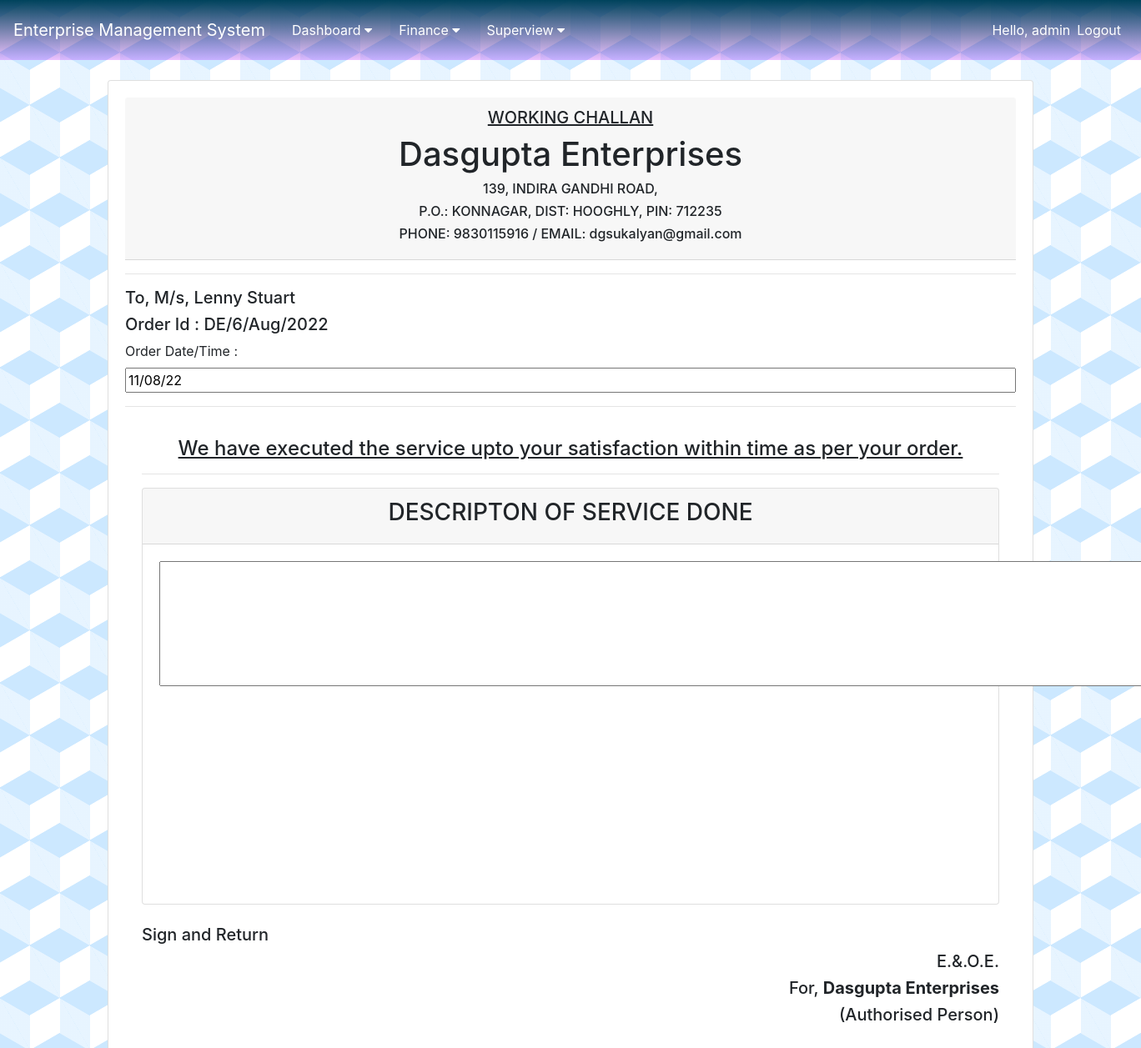
/order/6/ (signed in), run on the app's committed database.
### order/models.py (models this page shows, shortened)
class Order(models.Model):
    STATUS = (
        ('Pending', 'Pending'),
        ('Paid', 'Paid'),
    )
    CSR_value = (
        (True, 'Paid'),
        (False, 'Not Paid'),
    )
    MONTH = (
        ('JANUARY', 'JANUARY'),
        ('FEBRUARY', 'FEBRUARY'),
        ('MARCH', 'MARCH'),
        ('APRIL', 'APRIL'),
        ('MAY', 'MAY'),
        ('JUNE', 'JUNE'),
        ('JULY', 'JULY'),
        ('AUGUST', 'AUGUST'),
        ('SEPTEMBER', 'SEPTEMBER'),
        ('OCTOBER', 'OCTOBER'),
        ('NOVEMBER', 'NOVEMBER'),
        ('DECEMBER', 'DECEMBER'),
    )
    COLOUR_CODE = (
        ('#ffffff', 'None'),
        ('#ffc7c7', 'RED'),
        ('#99ffcc', 'GREEN'),
        ('#ffff99', 'YELLOW'),
    )
    order_id = models.CharField(max_length=120, null=True, blank=True)
    uid = models.CharField(max_length=4, null=True, blank=True)
    client = models.ForeignKey(Client, null=True, on_delete=models.CASCADE)
    colour_code = models.CharField(max_length=20, default='None', choices=COLOUR_CODE)
    company = models.ForeignKey(Company, null=True, on_delete=models.CASCADE)
    sub_client = models.ForeignKey(Sub_Client, null=True, on_delete=models.CASCADE)
    work_order_number = models.CharField(max_length=120, null=True, blank=True)
    service_1 = models.ForeignKey(Service, null=True, blank=True, on_delete=models.CASCADE, related_name='service_1')
    price_1 = models.DecimalField(default=0.00, max_digits=10, decimal_places=2)
    area_1 = models.DecimalField(default=0.00, max_digits=10, decimal_places=2)
    rate_1 = models.DecimalField(default=0.00, max_digits=10, decimal_places=2)
    service_2 = models.ForeignKey(Service, null=True, blank=True, on_delete=models.CASCADE, related_name='service_2')
    price_2 = models.DecimalField(default=0.00, max_digits=10, decimal_places=2)
    area_2 = models.DecimalField(default=0.00, max_digits=10, decimal_places=2)
    rate_2 = models.DecimalField(default=0.00, max_digits=10, decimal_places=2)
    service_3 = models.ForeignKey(Service, null=True, blank=True, on_delete=models.CASCADE, related_name='service_3')
    price_3 = models.DecimalField(default=0.00, max_digits=10, decimal_places=2)
    area_3 = models.DecimalField(default=0.00, max_digits=10, decimal_places=2)
    rate_3 = models.DecimalField(default=0.00, max_digits=10, decimal_places=2)
    service_4 = models.ForeignKey(Service, null=True, blank=True, on_delete=models.CASCADE, related_name='service_4')
    price_4 = models.DecimalField(default=0.00, max_digits=10, decimal_places=2)
    area_4 = models.DecimalField(default=0.00, max_digits=10, decimal_places=2)
    rate_4 = models.DecimalField(default=0.00, max_digits=10, decimal_places=2)
    upload_document = models.FileField(upload_to="document_uploaded/", blank=True)
    work_order_period = models.CharField(max_length=100, null=True, blank=True)
    invoice_for_month = models.CharField(max_length=100, default='JAN', choices=MONTH)
    date = models.CharField(max_length=20, default=datetime.datetime.now().strftime('%d/%m/%y'), null=True)
    frequency = models.CharField(max_length=100, null=True, blank=True)
    payment = models.CharField(max_length=100, default='Pending', choices=STATUS)
    payment_details = models.CharField(max_length=100, null=True, blank=True)
    payment_date = models.DateField(blank=True, null=True)
    bank_transfer = models.BooleanField(default=False)
    CSR = models.IntegerField(default=0)
    csr_status = models.BooleanField(default=False, choices=CSR_value)
    total = models.DecimalField(default=0.00, max_digits=10, decimal_places=2)
    challan_text = models.TextField(max_length=200, null=True, blank=True)
    remark = models.TextField(max_length=200, null=True, blank=True)
    serial_no = models.IntegerField(default=0)
    timestamp = models.DateTimeField(auto_now_add=True, null=True)

### company/models.py (models this page shows, shortened)
class Company(models.Model):
    name = models.CharField(max_length=100, null=True)
    timestamp = models.DateTimeField(auto_now_add=True, null=True)

### client/models.py (models this page shows, shortened)
class Sub_Client(models.Model):
    client = models.ForeignKey(Client, null=True, on_delete=models.CASCADE)
    name = models.CharField(max_length=100, null=True)
    phone = models.CharField(max_length=20, null=True)
    email = models.EmailField()
    address = models.TextField(max_length=200, null=True)
    work_order_number = models.CharField(max_length=120, null=True, blank=True)
    upload_document = models.FileField(upload_to="document_uploaded/", blank=True)
    work_order_period = models.CharField(max_length=100, null=True)
    frequency = models.CharField(max_length=100, null=True)
    CSR = models.IntegerField(default=0)
    timestamp = models.DateTimeField(auto_now_add=True, null=True)

### order/views.py (the view)
# urls.py: path('<int:pk>/', views.view_order, name='view_order'),
@login_required(login_url='login')
def view_order(request, pk):
    order_obj = Order.objects.get(id=pk)
    context = {
        'order_obj': order_obj,
    }
    return render(request, 'view_order.html', context)

### templates/view_order.html
{% extends 'base.html' %}
{% block content %}
<br>
<div class="container">
    <div class="row">
        <div class="col-md">
            <div class="card card-body">
                <div class="card-header text-center">
                    <h5><u>WORKING CHALLAN</u></h5>
                    <h1>{{ order_obj.company.name }}</h1>
                    {% if order_obj.company.name == "Dasgupta Enterprises" %}
                        <h6>139, INDIRA GANDHI ROAD,</h6>
                        <h6>P.O.: KONNAGAR, DIST: HOOGHLY, PIN: 712235</h6>
                        <h6>PHONE: 9830115916 / EMAIL: dgsukalyan@gmail.com</h6>
                    {% else %}
                        <h6>7K/24, B.R. Mitra Lane, Vaishaly Housing Complex,</h6>
                        <h6>Ground Floor, P.O.: KONNAGAR, DIST: HOOGHLY, PIN: 712235</h6>
                        <h6>PHONE: 9830115916 / EMAIL: dgsukalyan@gmail.com</h6>
                    {% endif %}
                </div>
                <hr>
                <h5>To, M/s, {{ order_obj.sub_client.name }}</h5>
                <h5>Order Id : {{ order_obj.order_id }}</h5>
                <label for="date">Order Date/Time :</label>
                <input type="text" id="date" name="date" value="{{ order_obj.date }}">
                <hr>
                <div class="card-body text-center">
                    <h4><u>We have executed the service upto your satisfaction within time as per your order.</u></h4>
                    <hr>
                    <div class="card" style="height: 500px;">
                        <div class="card-header">
                            <h3>DESCRIPTON OF SERVICE DONE</h3>
                        </div>
                        <div class="card-body">
                            <textarea id="w3review" name="w3review" rows="4" cols="80" style="font-size: x-large;">{{ order_obj.challan_text }}
                            </textarea>
                        </div>
                    </div>
                    <br>
                    <h5 style="text-align: left;">Sign and Return</h5>
                    <h5 style="text-align: right;">E.&.O.E.</h5>
                    <h5 style="text-align: right;">For, <b>{{ order_obj.company.name }}</b></h5>
                    <h5 style="text-align: right;">(Authorised Person)</h5>
                    <br>
                    <br>
                </div>
            </div>
        </div>
    </div>
</div>
{% endblock%}

### templates/navbar.html (shortened to what this page needs)
<nav class="navbar navbar-expand-lg navbar-dark" style="background: linear-gradient(#00435c, #b400ff3d);">
  <a class="navbar-brand" href="{% url 'home' %}">Enterprise Management System</a>
  <div class="collapse navbar-collapse" id="navbarNav">
    <ul class="navbar-nav mr-auto">
      <div class="dropdown">
        <button class="dropbtn">Dashboard
          <i class="fa fa-caret-down"></i>
        </button>
      </div>
      {% if request.user.is_superuser %}
      <div class="dropdown">
        <button class="dropbtn">Finance
          <i class="fa fa-caret-down"></i>
        </button>
      </div>
      {% endif %}
      <div class="dropdown">
        <button class="dropbtn">Superview
          <i class="fa fa-caret-down"></i>
        </button>
      </div>
    </ul>
    <ul class="navbar-nav ml-auto">
      {% if request.user.is_authenticated %}
        <li class="nav-item">
          <span class="navbar-text" style="color: white;">Hello, {{ request.user }}</span>
        </li>
        <li class="nav-item">
          <a class="nav-link" href="{% url 'logout' %}" style="color: white;">Logout</a>
        </li>
      {% endif %}
    </ul>
  </div>
</nav>

### static/css/main.css (style rules this page uses)
body { background-color: #ffffff; opacity: 1; width: flex; background-image: linear-gradient(30deg, #cce8ff 12%, transparent 12.5%, transparent 87%, #cce8ff 87.5%, #cce8ff), linear-gradient(150deg, #cce8ff 12%, transparent 12.5%, transparent 87%, #cce8ff 87.5%, #cce8ff), linear-gradient(30deg, #cce8ff 12%, transparent 12.5%, transparent 87%, #cce8ff 87.5%, #cce8ff), linear-gradient(150deg, #cce8ff 12%, transparent 12.5%, transparent 87%, #cce8ff 87.5%, #cce8ff), linear-gradient(60deg, #cce8ff77 25%, transparent 25.5%, transparent 75%, #cce8ff77 75%, #cce8ff77), linear-gradient(60deg, #cce8ff77 25%, transparent 25.5%, transparent 75%, #cce8ff77 75%, #cce8ff77); background-size: 72px 126px; background-position: 0 0, 0 0, 36px 63px, 36px 63px, 0 0, 36px 63px; }
.dropbtn { background-color: #00000000; color: white; padding: 16px; font-size: 16px; border: none; }
.dropdown { position: relative; display: inline-block; }

### data on the page
Order: company.name "Dasgupta Enterprises", sub_client.name "Lenny Stuart", order_id "DE/6/Aug/2022", date "11/08/22"

### other printed values
{{ request.user }} "admin"
